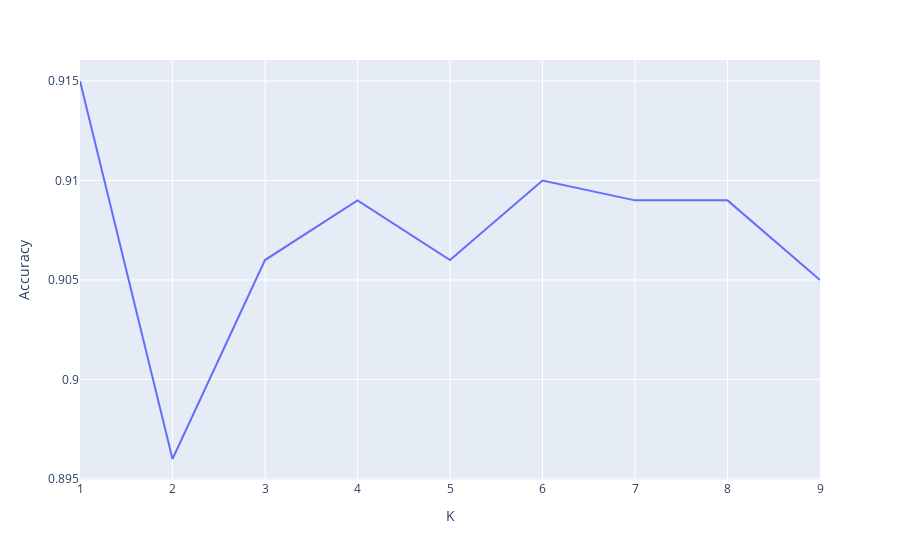

Notebook source saved alongside this figure:
### Code cell
k_df = result_df[result_df["Metric"]=="euclidean"]

fig = px.line(x=k_df["K"], y=k_df["Accuracy"], labels={'x':'K', 'y':'Accuracy'})
fig.show()

### Figure 1 — Plotly figure (JSON) as saved in the notebook; plotly's stock layout.template omitted (floating-point values rounded to 4 significant figures)
{"data": [{"hovertemplate": "K=%{x}<br>Accuracy=%{y}<extra></extra>", "legendgroup": "", "line": {"color": "#636efa", "dash": "solid"}, "mode": "lines", "name": "", "orientation": "v", "showlegend": false, "type": "scatter", "x": [1, 2, 3, 4, 5, 6, 7, 8, 9], "xaxis": "x", "y": [0.915, 0.896, 0.906, 0.909, 0.906, 0.91, 0.909, 0.909, 0.905], "yaxis": "y"}], "layout": {"legend": {"tracegroupgap": 0}, "margin": {"t": 60}, "xaxis": {"anchor": "y", "domain": [0, 1], "title": {"text": "K"}}, "yaxis": {"anchor": "x", "domain": [0, 1], "title": {"text": "Accuracy"}}}}
